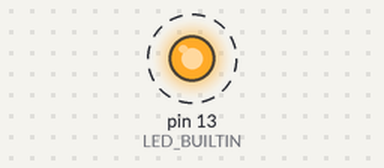
Recording of a sketch running on a simulated Arduino Uno, built with avr-gcc and run on an emulated ATmega328P. Shown: output pins drawn as LEDs (lit = HIGH). Dashed ring = blinking.

Above: at 0.05 s.
Timing chart, 0 to 3.0 s (numbered marks = the images above):
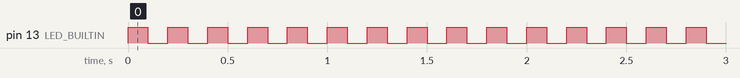

The sketch:

sketch.ino
```cpp
//#include "src/mapper/fullMapGen/fullMapGen.h"
#include <arduino.h>
int fullMapIn[6][11] = {
    {0, 1, 0, 1, 2, 3, 0, 0, 0, 0, 0},
    {0, 44, 55, 11, 12, 6, 0, 0, 0, 0, 0},
    {0, 0, 0, 0, 0, 0, 0, 0, 0, 0, 0},
    {0, 0, 0, 0, 0, 0, 0, 0, 0, 0, 0},
    {0, 0, 0, 0, 0, 0, 0, 0, 0, 0, 0},
    {0, 0, 0, 0, 0, 0, 0, 0, 0, 0, 0}};

void setup()
{

    // initialize digital pin LED_BUILTIN as an output.
    pinMode(LED_BUILTIN, OUTPUT);
    // Serial.begin(9600);
}

// the loop function runs over and over again forever
void loop()
{
    digitalWrite(LED_BUILTIN, HIGH); // turn the LED on (HIGH is the voltage level)
    delay(100);                      // wait for a second
    digitalWrite(LED_BUILTIN, LOW);  // turn the LED off by making the voltage LOW
    delay(100);                      // wait for a second
    // Serial.println("FUCK");
}
```

fullMapGen.cpp
```cpp
#include "C:\Users\LENOVO\Documents\GitHub\AC2_TeamRay\sketch\src\mapper\fullMapGen\fullMapGen.h"
#include "stdio.h"
// #include <iostream>
// #include <cmath>

// void FullMapGen::initData(std::vector<std::vector<int>> fullMapIn)
// {
//     this->fullMap = fullMapIn;
// }

void FullMapGen::initData_array(int (*fullMapIn_arr)[6])
{
    this->fullMap_arr = fullMapIn_arr;
}
int main()
{
}

/*// int main()
// {
//     FullMapGen f;
//     // std::vector<std::vector<int>> fullMap = {
//     //     {0, 1, 0, 0, 0, 1},
//     //     {1, 0, 1, 0, 0, 1},
//     //     {1, 1, 1, 0, 0, 1},
//     //     {0, 0, 1, 1, 0, 1},
//     //     {1, 0, 0, 0, 1, 1},
//     //     {1, 1, 0, 1, 1, 1}};
//     // std::vector<std::vector<int>>
//     //     relMap = {{0, 1, 0},
//     //               {1, 1, 1},
//     //               {0, 0, 1}};

//     // f.initData(fullMap);
//     // f.printVec();
//     // f.updateMap({2, 3}, relMap);
//     // std::cout << "---------------" << std::endl;
//     // f.printVec();

//     int fullMapIn[6][6] = {
//         {0, 1, 0, 0, 0, 1},
//         {1, 0, 1, 0, 0, 1},
//         {1, 1, 1, 0, 0, 1},
//         {0, 0, 1, 1, 0, 1},
//         {1, 0, 0, 0, 1, 1},
//         {1, 1, 0, 1, 1, 1}};

//     int relMapIn[3][3] = {
//         {0, 1, 0},
//         {1, 1, 1},
//         {0, 0, 1}};

//     int currPos[2] = {2, 3};

//     f.initData_array(fullMapIn);
//     f.printMap_arr();
//     f.updateMap_arr(currPos, relMapIn);
//     f.printMap_arr();
// }

// void FullMapGen::printMap_arr()
// {
//     int(*v)[6] = this->fullMap_arr;

//     for (int i = 0; i < 6; i++)
//     {
//         for (int j = 0; j < 6; j++)
//         {
//             std::cout << v[i][j] << " ";
//         }
//         std::cout << std::endl;
//     }
// }*/

void FullMapGen::updateMap_arr(int *currentPos_arr, int (*relMap_arr)[3])
{
    int relMapsize = (sizeof(relMap_arr[0]) / sizeof(relMap_arr[0][0]) / 2);

    int startX = currentPos_arr[0] - relMapsize;
    int startY = currentPos_arr[1] - relMapsize;

    for (int i = 0; i < (sizeof(relMap_arr[0]) / sizeof(relMap_arr[0][0])); i++)
    {
        for (int j = 0; j < (sizeof(relMap_arr[0]) / sizeof(relMap_arr[0][0])); j++)
        {
            if (startX + i >= 0 && startY + j >= 0 && startX + i < sizeof(fullMap_arr[0]) / 4 && startY + j < sizeof(fullMap_arr[0]) / 4)
            {
                this->fullMap_arr[startX + i][startY + j] += relMap_arr[i][j];
            }
        }
    }
}

/*
// void FullMapGen::printVec()
// {
//     std::vector<std::vector<int>> v = this->fullMap;
//     for (int i = 0; i < v.size(); i++)
//     {
//         for (int j = 0; j < v[i].size(); j++)
//         {
//             std::cout << v[i][j] << " ";
//         }
//         std::cout << std::endl;
//     }
// }

// bool FullMapGen::updateMap(std::vector<int> currPos, std::vector<std::vector<int>> relMapIn)
// {
//     // startX = column no.
//     int startX = currPos[0] - floor(relMapIn[0].size() / 2);
//     // startY = row no.
//     int startY = currPos[1] - floor(relMapIn.size() / 2);
//     for (int i = 0; i < relMapIn.size(); i++)
//     {
//         for (int j = 0; j < relMapIn[i].size(); j++)
//         {
//             if (startX + i >= 0 && startY + j >= 0 && startX + i < this->fullMap.size() && startY + j < this->fullMap[0].size())
//             {
//                 this->fullMap[startX + i][startY + j] += relMapIn[i][j];
//             }
//         }
//     }
// }
*/
```

fullMapGen.h
```cpp
#include "stdio.h"
//#include "C:\Users\LENOVO\Documents\GitHub\AC2_TeamRay\sketch\src\mapper\realtiveMapGen\relativeMapGen.h"
#include "Arduino.h"

class FullMapGen
{
private:
public:
    /*============Vector Implementation(Fully functioning)=======================*/
    /*currPos format = {row index, column index}*/
    // std::vector<std::vector<int>> fullMap;
    // std::vector<std::vector<int>> relMap;
    // bool updateMap(std::vector<int> currPos, std::vector<std::vector<int>> relMapIn);
    // void printVec();
    // void initData(std::vector<std::vector<int>> fullMapIn);
    /*============Vector Implementation(Fully functioning)=======================*/

    /*============Array Implementation(Fully Functioning and to be used)=======================*/
    /*currPos format = {row index, column index}*/

    // Array of array pointers
    int (*fullMap_arr)[6];
    void initData_array(int (*ptr)[6]);
    void printMap_arr();
    void updateMap_arr(int *currentPos_arr, int (*relMap_arr)[3]);
    /*============Array Implementation(Fully Functioning and to be used)=======================*/
};
```

relativeMapGen.cpp
```cpp
#include "relativeMapGen.h"

RelativeMapGen::RelativeMapGen(int (*relMapIn_arr)[6])
{
    this->relMap_arr = relMapIn_arr;
    sharpMountServo.attach(servoPin);
}

bool RelativeMapGen::isInRange(float sharpReading, int blockVal)
{
    if (sharpReading >= blockVal - 5 && sharpReading <= blockVal + 5)
    {
        return true;
    }
    return false;
}

bool RelativeMapGen::checkForObstacle(int index)
{
    float distance = this->sharp.getDistance();
    if (isInRange(distance, this->dist[index]))
    {
        // Serial.println("Obstacle detected at");
        // Serial.println(mapBlock[index][0]);
        // Serial.println(mapBlock[index][1]);
        return (true);
    }
}

void RelativeMapGen::updateMap(int *map)
{
    int distance;
    {
        for (int index = 0; index < 42; index++)
        {
            sharpMountServo.write(angles[index]);
            if (this->checkForObstacle(index))
            {
                relMap_arr[mapBlock[index][0]][mapBlock[index][1]] += 1;
            }
        }
    }
}

// Wadakata Nathi COnstructors
/*RelativeMapGen::RelativeMapGen()
{
    sharpMountServo.attach(servoPin);
}

RelativeMapGen::RelativeMapGen(int sharpPin, int servoPin, int *mapArray)
{
    this->sharpIrPin = sharpPin;
    this->servoPin = servoPin;
    this->map = mapArray;
    sharpMountServo.attach(servoPin);
    // this->sharp = new Sharp(sharpPin);
}*/
```

relativeMapGen.h
```cpp
// IMPORTS
#pragma once

#include <Servo.h>
#include "sharp/sharp.h"
#include "Arduino.h"

// servo motor
class RelativeMapGen
{
private:
    uint8_t servoPin = 11;
    int servoRange = 180; // 180 degree full range of servo motor

    Servo sharpMountServo;
    Sharp sharp;

    int (*relMap_arr)[6];

    /*int relMap_arr[6][11] = {
        {0, 0, 0, 0, 0, 0, 0, 0, 0, 0, 0},
        {0, 0, 0, 0, 0, 0, 0, 0, 0, 0, 0},
        {0, 0, 0, 0, 0, 0, 0, 0, 0, 0, 0},
        {0, 0, 0, 0, 0, 0, 0, 0, 0, 0, 0},
        {0, 0, 0, 0, 0, 0, 0, 0, 0, 0, 0},
        {0, 0, 0, 0, 0, 0, 0, 0, 0, 0, 0}};*/

    // If the robot is facing in +y direction,
    // 0 degrees is to the -x direction
    const int angles[42] =
        {
            0,
            0,
            0,
            0,
            0,
            11,
            14,
            18,
            21,
            27,
            27,
            31,
            34,
            37,
            39,
            45,
            45,
            45,
            45,
            45,
            50,
            51,
            53,
            56,
            56,
            59,
            63,
            63,
            63,
            68,
            72,
            72,
            76,
            79,
            81,
            90,
            90,
            90,
            90,
            90,
            90};
    const int dist[42] =
        {
            10,
            20,
            30,
            40,
            50,
            51,
            41,
            32,
            54,
            22,
            45,
            58,
            36,
            50,
            64,
            14,
            28,
            42,
            56,
            70,
            78,
            64,
            50,
            36,
            72,
            58,
            22,
            45,
            67,
            53,
            32,
            63,
            41,
            51,
            61,
            10,
            20,
            30,
            40,
            50,
            60};
    const int mapBlock[42][2] =
        {
            {0, 1},
            {0, 2},
            {0, 3},
            {0, 4},
            {0, 5},
            {1, 5},
            {1, 4},
            {1, 3},
            {2, 5},
            {1, 2},
            {2, 4},
            {3, 5},
            {2, 3},
            {3, 4},
            {4, 5},
            {1, 1},
            {2, 2},
            {3, 3},
            {4, 4},
            {5, 5},
            {6, 5},
            {5, 4},
            {4, 3},
            {3, 2},
            {6, 4},
            {5, 3},
            {2, 1},
            {4, 2},
            {6, 3},
            {5, 2},
            {3, 1},
            {6, 2},
            {4, 1},
            {5, 1},
            {6, 1},
            {1, 0},
            {2, 0},
            {3, 0},
            {4, 0},
            {5, 0},
            {6, 0}

    };

public:
    // RelativeMapGen();
    // RelativeMapGen(int sharpPin, int servoPin, int *mapArray);

    // Pass a global variable pointer to the constructor
    RelativeMapGen(int (*relMapIn_arr)[6]);
    // passed map array should be a 2-D array with dimensions 6x11
    bool checkForObstacle(int index);
    void updateMap(int *map);
    bool isInRange(float sharpReading, int blockVal);
};
```

sharp.cpp
```cpp
#include "sharp.h"

Sharp::Sharp()
{
    sharpSensorVolt = 0;
    Vr = 5.0;
    sharpSensorVal = 0;
    sum = 0;
    distance = 0;
    this->sharpPin = 14;
}

Sharp::Sharp(uint8_t sharpPin)
{
    this->sharpSensorVolt = 0;
    this->Vr = 5.0;
    this->sharpSensorVal = 0;
    this->sum = 0;
    this->distance = 0;
    this->sharpPin = sharpPin;
};

float Sharp::getDistance()
{
    this->sum = 0;
    for (int i = 0; i < 100; i++)
    {
        this->sum = this->sum + float(analogRead(sharpPin));
    }

    sharpSensorVal = sum / 100;
    sharpSensorVolt = sharpSensorVal * Vr / 1024;

    this->distance = pow(sharpSensorVolt * (1 / k1), 1 / k2);
    // distance = (sharpSensorVolt * (1 / k1)) * *(1 / k2);
    return (this->distance);
};
```

sharp.h
```cpp
#pragma once
#include "Arduino.h"
#include <stdlib.h>
#include <stdio.h>
#include <math.h>

// SYSTEM VARIABLES

class Sharp
{
private:
    float sharpSensorVolt = 0;
    float Vr = 5.0;

    float sharpSensorVal = 0; // Vaue of the sensor in pin
    float sum = 0;            // To store sum of sharpSensorVal to get an average reading within a time
    float distance = 14;      // Measured distance from the sharpSensor

    // constants taken after interpolation to get voltage -> distance conversion
    float k1 = 16.7647563;
    float k2 = -0.85803107;
    int sharpPin = 14;

public:
    Sharp();
    Sharp(uint8_t sharpPin);
    float getDistance();
};
```

tempCodeRunnerFile.cpp
```cpp
// int startLocationX = *currentLocation[0] - 6;
```

pathGen.cpp
```cpp

```

driver.cpp
```cpp

```

Measured:
- by itself, pin 13 (LED_BUILTIN): alternates HIGH for 0.10 s and LOW for 0.10 s
